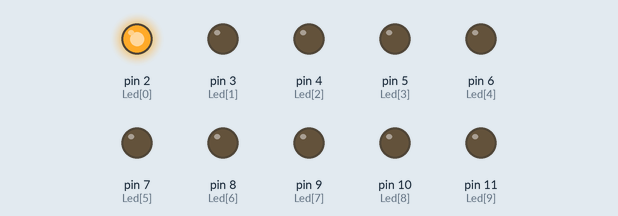
The sketch below on a simulated Arduino Uno, built with avr-gcc and run on an emulated ATmega328P. On the bench: output pins drawn as LEDs (lit = HIGH).

Above: at 0.5 s.
At 3.5 s:
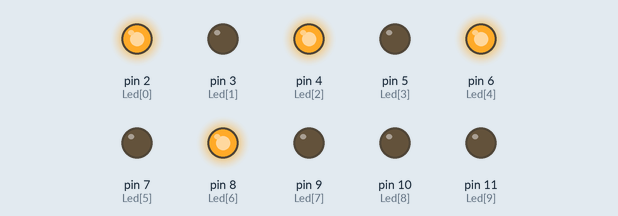
At 5.0 s:
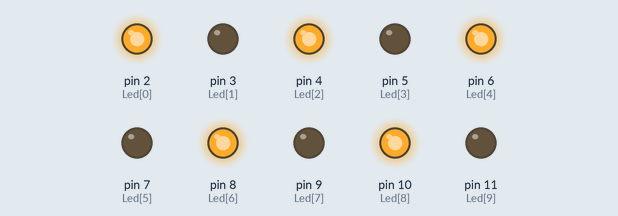
At 8.2 s:
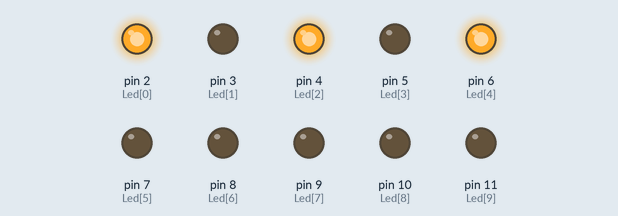
At 10.2 s:
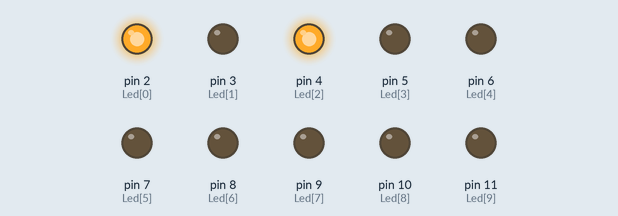
At 14.2 s:
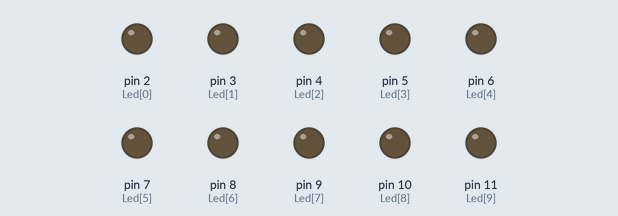
Timing chart, 0 to 17.3 s (numbered marks = the images above):
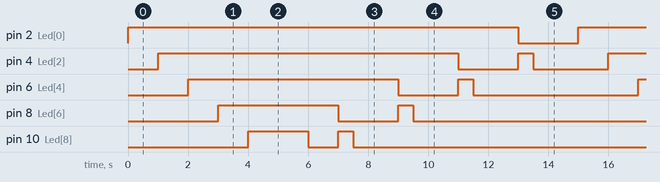

Measured:
- by itself, pin 2 (Led[0]): alternates HIGH for 13.0 s and LOW for 2.0 s
- by itself, pin 4 (Led[2]): LOW → HIGH at 1.0 s, → LOW 10.0 s later, → HIGH 2.0 s later, → LOW 0.50 s later, … (9 changes in this stretch)
- by itself, pin 6 (Led[4]): repeats every 15.0 s: LOW 2.0 s, HIGH 0.50 s, LOW 5.5 s, HIGH 7.0 s
- by itself, pin 8 (Led[6]): repeats every 15.0 s: LOW 2.0 s, HIGH 0.50 s, LOW 8.5 s, HIGH 4.0 s
- by itself, pin 10 (Led[8]): repeats every 15.0 s: LOW 1.0 s, HIGH 0.50 s, LOW 11.5 s, HIGH 2.0 s

The sketch:

BarLed.ino
```cpp
const int Led[] = {2, 3, 4, 5, 6, 7, 8, 9, 10, 11};
void setup() {
  // put your setup code here, to run once:
  for (int i = 0; i < 10; i++) {
    pinMode(Led[i],OUTPUT);
  }
}

void loop() {

//Jumping every 3 steps

  for(int i=0;i<10;i=i+2){

    digitalWrite(Led[i],HIGH);
    delay(1000);
  }

  for(int i=10;i>=0;i=i-2){

    digitalWrite(Led[i],LOW);
    if(i<7){
      digitalWrite(Led[i+2],HIGH);
      delay(500);
      digitalWrite(Led[i+2],LOW);
      delay(500);
    }
    delay(1000);
  }
}
```
